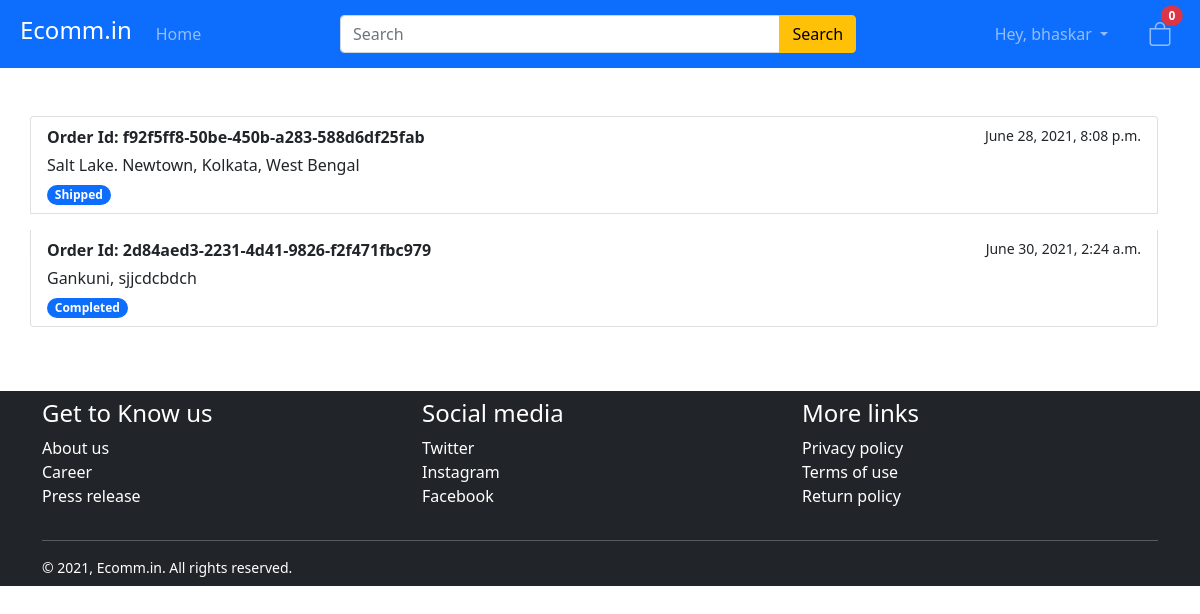
The app's page /orders (signed in), older data.
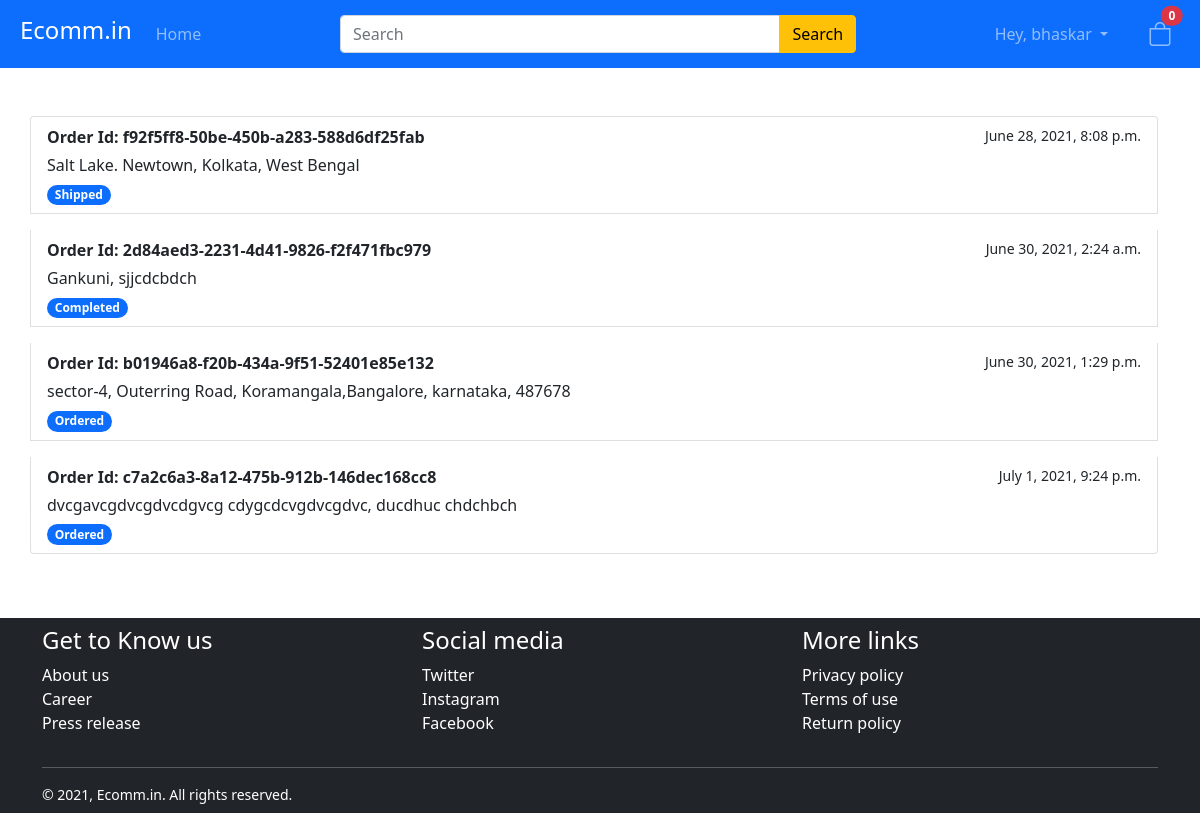
The same page, newer data.
### ecomm/models.py (models this page shows, shortened)
class Order(models.Model):
    ORDER_STATUS = [
        ('Ordered', 'Ordered'),
        ('Shipped', 'Shipped'),
        ('Completed', 'Completed'),
        ('Canceled', 'Canceled')
    ]
    order_id = models.UUIDField(default=uuid4().hex, unique=True)
    order_amount = models.FloatField(default=None, null=True)
    order_date = models.DateTimeField(auto_now_add=True) # adds datetime automaticaly wen object is created
    shipping_address = models.TextField(max_length=200)
    billing_address = models.TextField(max_length=200)
    status = models.CharField(choices=ORDER_STATUS, default='Ordered', max_length=12)
    customer = models.ForeignKey(User, on_delete=models.DO_NOTHING, null=True)
    items = models.ForeignKey(Cart, on_delete=models.DO_NOTHING, null=True)

### ecomm/views.py (the view)
# urls.py: path('orders', OrderListView.as_view(template_name='ecomm/myorders.html'), name='myorder'),
class OrderListView(ListView):
    model = Order
    @method_decorator(login_required)
    def dispatch(self, request, *args, **kwargs):
        return super().dispatch(request, *args, **kwargs)
    def get_queryset(self):
        query = Order.objects.filter(customer=self.request.user)
        return query

### ecomm/templates/ecomm/myorders.html (shortened to what this page needs)
{% extends 'ecomm/index.html' %}
{% block content %}
    <div class="container my-5">
        <div class="row">
            {% if object_list %}
            <div class="list-group">
                {% for order in object_list %}
                    <a href="{% url 'order-details' order.id %}" class="list-group-item list-group-item-action mb-3" aria-current="true">
                      <div class="d-flex w-100 justify-content-between">
                        <strong class="mb-1">Order Id: {{ order.order_id }}</strong>
                        <small>{{ order.order_date }}</small>
                      </div>
                      <p class="mb-1">{{ order.shipping_address }}</p>
                      <span class="badge rounded-pill bg-primary" >{{order.status}}</span>
                    </a>
                {% endfor %}
            </div>
            {% else %}
            <div class="alert alert-info text-center" role="alert">
                No orders to show
            </div>
            <span><a class="btn btn-primary btn-md" href="{% url 'index' %}">Start Shopping</a></span>
            {% endif %}
        </div>
    </div>
{% endblock content %}

### ecomm/templates/ecomm/index.html (shortened to what this page needs)
{% extends 'ecomm/base.html' %}
{% block nav %}
<nav class="navbar navbar-expand-lg navbar-dark bg-primary">
    <div class="container-fluid mx-2">
        <a class="navbar-brand" href="{% url 'index' %}"><h4>Ecomm.in</h4></a>
        <div class="collapse navbar-collapse" id="navbarNav">
            <div class="navbar-nav ">
                <a class="nav-item nav-link" aria-current="page" href="">Home</a>
            </div>
            <div class="mx-auto  w-50 d-none d-md-block">
              <form class="d-flex" method="GET" action="{% url 'search-result' %}" >
                <div class="input-group">
                  <input name="query" class="form-control " type="search" placeholder="Search" aria-label="Search">
                  <button class="btn btn-warning" type="submit">Search</button>
                </div>
              </form>
            </div>
            {% if user.is_authenticated %}
                <div class="navbar-nav justify-content-end me-4 d-none d-md-block">
                  <div class="dropdown">
                    <a class="nav-item nav-link dropdown-toggle" type="button" id="dropdownMenuButton1" data-bs-toggle="dropdown" aria-expanded="false">
                      Hey, {{ user.username }}
                    </a>
                  </div>
                </div>
            {% else %}
                <div class="navbar-nav justify-content-end">
                    <a class="nav-item nav-link" aria-current="page" href="{% url 'login' %}">Login</a>
                    <a class="nav-item nav-link" href="{% url 'register' %}">Register</a>
                </div>
            {% endif %}
                <div class="navbar-nav d-none d-md-block">
                  <a href="{% url 'cart' %}" class="nav-item nav-link">
                    <i class="bi bi-bag fs-4"></i>
                    <span id="cart-quantity-badge" class="position-absolute translate-middle badge rounded-pill bg-danger">
                      0
                    </span>
                  </a>
                </div>
        </div>
    </div>
</nav>
{% endblock nav %}

### ecomm/templates/ecomm/base.html (shortened to what this page needs)
{% load static %}
<!doctype html>
<html lang="en">
  <head>
    <link href="https://cdn.jsdelivr.net/npm/bootstrap@5.0.2/dist/css/bootstrap.min.css" rel="stylesheet">
    <link rel="stylesheet" href="https://cdn.jsdelivr.net/npm/bootstrap-icons@1.5.0/font/bootstrap-icons.css"><link rel="stylesheet" href="{% static 'ecomm/style.css' %}">
  </head>
  <body>
    <header>
    {% block header %}
      {% block nav %}  {% endblock nav %}
    {% endblock header %}
    </header>
      {% block content %}
      {% endblock content %}
    <footer>
      {% block footer %}
        <div class="bd-footer py-2 bg-dark ">
          <div class="container text-white">
            <div class="row">
              <div class="col-12 col-md-4">
                <h4>Get to Know us</h4>
                <ul class="list-unstyled">
                  <li> About us </li>
                  <li> Career </li>
                  <li> Press release </li>
                </ul>
              </div>
              <div class="col-12 col-md-4">
                <h4>Social media</h4>
                <ul class="list-unstyled">
                  <li> Twitter </li>
                  <li> Instagram </li>
                  <li> Facebook </li>
                </ul>
              </div>
              <div class="col-12 col-md-4">
                <h4>More links</h4>
                <ul class="list-unstyled">
                  <li> Privacy policy </li>
                  <li> Terms of use </li>
                  <li> Return policy </li>
                </ul>
              </div>
            </div>
            <hr/>
            <div class="row">
              <small> &copy; {% now "Y" %}, Ecomm.in. All rights reserved. </small>
            </div>
          </div>
        </div>
      {% endblock footer %}
    </footer>
  </body>
</html>

Row changes from the older to the newer data that the page shows:
added Order: order_id "b01946a8-f20b-434a-9f51-52401e85e132", order_date "June 30, 2021, 1:29 p.m.", shipping_address "sector-4, Outerring Road, Koramangala,Bangalore, karnataka, 487678", status "Ordered"
added Order: order_id "c7a2c6a3-8a12-475b-912b-146dec168cc8", order_date "July 1, 2021, 9:24 p.m.", shipping_address "dvcgavcgdvcgdvcdgvcg cdygcdcvgdvcgdvc, ducdhuc chdchbch", status "Ordered"
